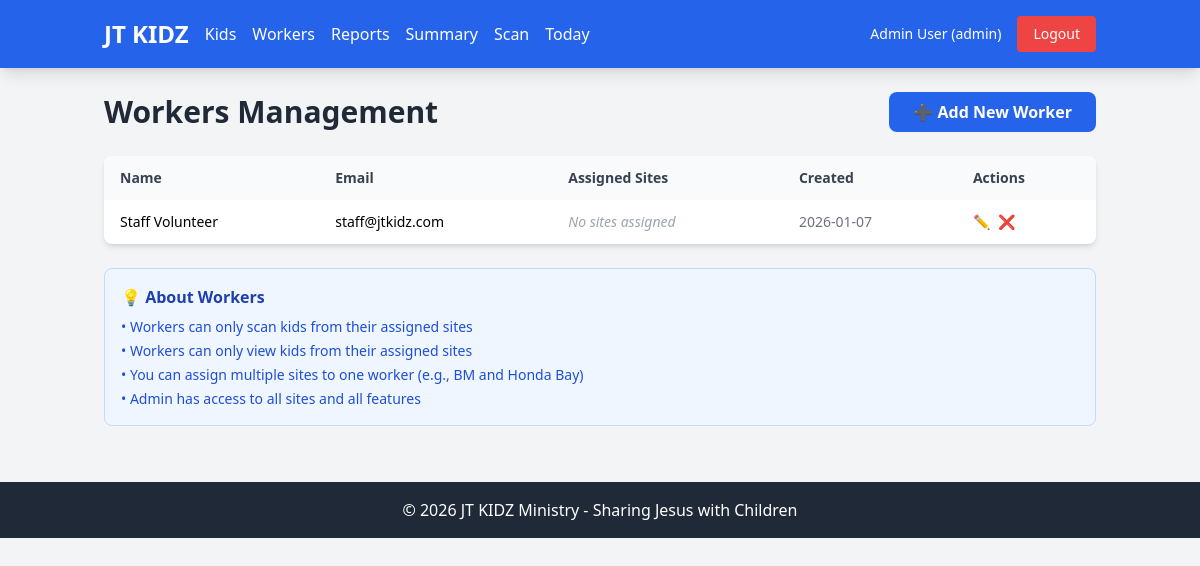
Page /users/ (signed in) on the earlier database version.
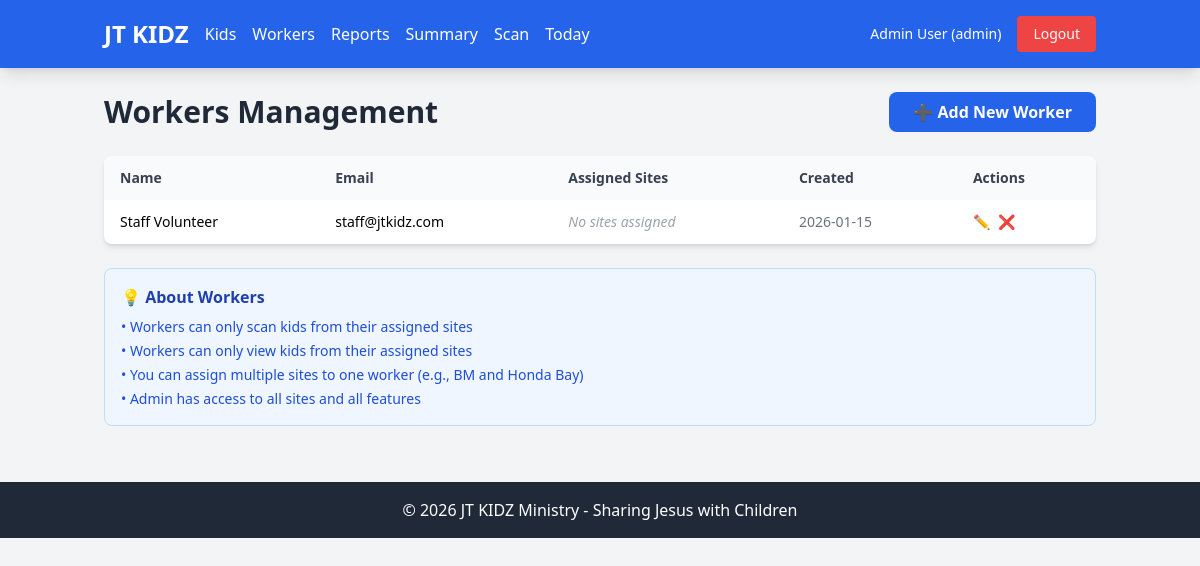
Same page on the later database version.
### models.py (models this page shows, shortened)
class User(db.Model):
    __tablename__ = 'users'
    id = db.Column(db.Integer, primary_key=True)
    name = db.Column(db.String(100), nullable=False)
    email = db.Column(db.String(120), unique=True, nullable=False)
    password = db.Column(db.String(255), nullable=False)
    role = db.Column(db.String(20), nullable=False, default='staff')  # 'admin' or 'staff'
    assigned_sites = db.Column(db.Text, nullable=True)  # JSON array of assigned sites for staff
    created_at = db.Column(db.DateTime, default=datetime.utcnow)
    def get_assigned_sites(self):
        if self.role == 'admin':
            return []  # Admin has access to all sites
        if not self.assigned_sites:
            return []
        try:
            return json.loads(self.assigned_sites)
        except:
            return []

### blueprints/users.py (the view)
@users_bp.route('/')
@admin_required
def list_users():
    users = User.query.filter_by(role='staff').order_by(User.name).all()
    for user in users:
        user.sites_list = user.get_assigned_sites()
    return render_template('users_list.html', users=users)

### app.py (called while the page is built)
@app.context_processor
def inject_user():
    return dict(
        current_user_name=session.get('user_name'),
        current_user_role=session.get('user_role')
    )

### blueprints/auth.py (called while the page is built)
def admin_required(f):
    @wraps(f)
    def decorated_function(*args, **kwargs):
        if 'user_id' not in session:
            flash('Please log in to access this page.', 'warning')
            return redirect(url_for('auth.login'))
        user = User.query.get(session['user_id'])
        if not user or user.role != 'admin':
            flash('Admin access required.', 'danger')
            return redirect(url_for('dashboard'))
        return f(*args, **kwargs)
    return decorated_function

### templates/users_list.html (shortened to what this page needs)
{% extends "base.html" %}
{% block content %}
<div class="mb-6">
    <div class="flex justify-between items-center">
        <h1 class="text-3xl font-bold text-gray-800">Workers Management</h1>
        <a href="{{ url_for('users.add_user') }}" class="bg-blue-600 hover:bg-blue-700 text-white font-semibold py-2 px-6 rounded-lg">
            ➕ Add New Worker
        </a>
    </div>
</div>
<div class="bg-white rounded-lg shadow-md overflow-hidden">
    <div class="overflow-x-auto">
        <table class="w-full">
            <thead class="bg-gray-50">
                <tr>
                    <th class="px-4 py-3 text-left text-sm font-semibold text-gray-700">Name</th>
                    <th class="px-4 py-3 text-left text-sm font-semibold text-gray-700">Email</th>
                    <th class="px-4 py-3 text-left text-sm font-semibold text-gray-700">Assigned Sites</th>
                    <th class="px-4 py-3 text-left text-sm font-semibold text-gray-700">Created</th>
                    <th class="px-4 py-3 text-left text-sm font-semibold text-gray-700">Actions</th>
                </tr>
            </thead>
            <tbody class="divide-y divide-gray-200">
                {% if users %}
                    {% for user in users %}
                    <tr class="hover:bg-gray-50">
                        <td class="px-4 py-3 text-sm font-medium">{{ user.name }}</td>
                        <td class="px-4 py-3 text-sm">{{ user.email }}</td>
                        <td class="px-4 py-3 text-sm">
                            {% if user.sites_list %}
                                <div class="flex flex-wrap gap-1">
                                    {% for site in user.sites_list %}
                                    <span class="bg-blue-100 text-blue-800 text-xs font-semibold px-2 py-1 rounded">{{ site }}</span>
                                    {% endfor %}
                                </div>
                            {% else %}
                                <span class="text-gray-400 italic">No sites assigned</span>
                            {% endif %}
                        </td>
                        <td class="px-4 py-3 text-sm text-gray-500">{{ user.created_at.strftime('%Y-%m-%d') }}</td>
                        <td class="px-4 py-3 text-sm">
                            <div class="flex space-x-2">
                                <a href="{{ url_for('users.edit_user', user_id=user.id) }}" class="text-yellow-600 hover:text-yellow-800" title="Edit">✏️</a>
                                <a href="{{ url_for('users.delete_user', user_id=user.id) }}" class="text-red-600 hover:text-red-800" onclick="return confirm('Delete this worker? This action cannot be undone.')" title="Delete">❌</a>
                            </div>
                        </td>
                    </tr>
                    {% endfor %}
                {% else %}
                    <tr>
                        <td colspan="5" class="px-4 py-8 text-center text-gray-500">
                            No workers found. Click "Add New Worker" to create one.
                        </td>
                    </tr>
                {% endif %}
            </tbody>
        </table>
    </div>
</div>
<div class="mt-6 bg-blue-50 border border-blue-200 rounded-lg p-4">
    <h3 class="font-semibold text-blue-800 mb-2">💡 About Workers</h3>
    <ul class="text-sm text-blue-700 space-y-1">
        <li>• Workers can only scan kids from their assigned sites</li>
        <li>• Workers can only view kids from their assigned sites</li>
        <li>• You can assign multiple sites to one worker (e.g., BM and Honda Bay)</li>
        <li>• Admin has access to all sites and all features</li>
    </ul>
</div>
{% endblock %}

### templates/base.html (shortened to what this page needs)
<!DOCTYPE html>
<html lang="en">
<head>
    <script src="https://cdn.tailwindcss.com"></script>
</head>
<body class="bg-gray-100 min-h-screen">
    {% if current_user_name %}
    <nav class="bg-blue-600 text-white shadow-lg no-print">
        <div class="container mx-auto px-4">
            <div class="flex items-center justify-between py-4">
                <div class="flex items-center space-x-4">
                    <a href="{{ url_for('dashboard') }}" class="text-2xl font-bold">JT KIDZ</a>
                    {% if current_user_role == 'admin' %}
                    <a href="{{ url_for('kids.list_kids') }}" class="hover:text-blue-200">Kids</a>
                    <a href="{{ url_for('users.list_users') }}" class="hover:text-blue-200">Workers</a>
                    <a href="{{ url_for('reports.site_report') }}" class="hover:text-blue-200">Reports</a>
                    <a href="{{ url_for('reports.attendance_summary') }}" class="hover:text-blue-200">Summary</a>
                    {% else %}
                    <a href="{{ url_for('kids.list_kids') }}" class="hover:text-blue-200">Kids</a>
                    {% endif %}
                    <a href="{{ url_for('attendance.scan_page') }}" class="hover:text-blue-200">Scan</a>
                    <a href="{{ url_for('attendance.today_attendance') }}" class="hover:text-blue-200">Today</a>
                </div>
                <div class="flex items-center space-x-4">
                    <span class="text-sm">{{ current_user_name }} ({{ current_user_role }})</span>
                    <a href="{{ url_for('auth.logout') }}" class="bg-red-500 hover:bg-red-600 px-4 py-2 rounded text-sm">Logout</a>
                </div>
            </div>
        </div>
    </nav>
    {% endif %}
    <div class="container mx-auto px-4 py-6">
        {% block content %}{% endblock %}
    </div>
    <footer class="bg-gray-800 text-white text-center py-4 mt-8 no-print">
        <p>&copy; 2026 JT KIDZ Ministry - Sharing Jesus with Children</p>
    </footer>
</body>
</html>

Differences in the rows shown:
changed User "Staff Volunteer": created_at "2026-01-07" → "2026-01-15"
